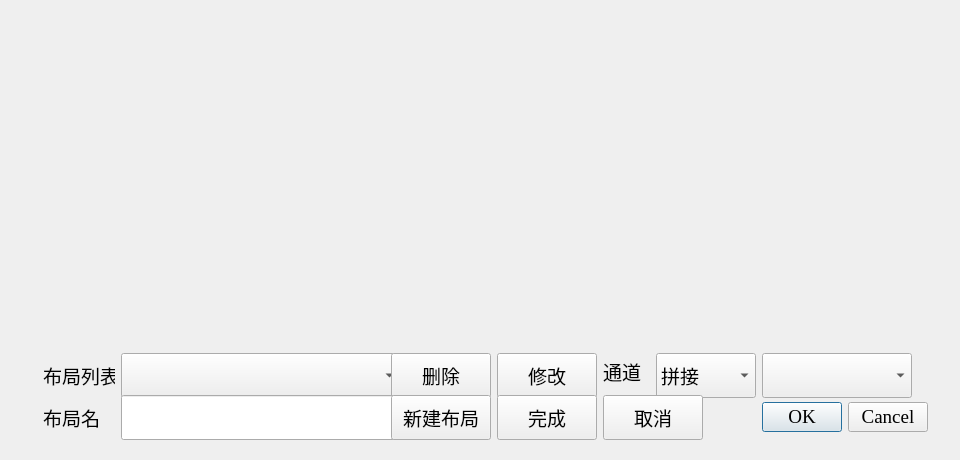
<?xml version="1.0" encoding="UTF-8"?>
<ui version="4.0">
 <class>layoutCfgDialog</class>
 <widget class="QDialog" name="layoutCfgDialog">
  <property name="geometry">
   <rect>
    <x>0</x>
    <y>0</y>
    <width>960</width>
    <height>460</height>
   </rect>
  </property>
  <property name="minimumSize">
   <size>
    <width>960</width>
    <height>460</height>
   </size>
  </property>
  <property name="maximumSize">
   <size>
    <width>960</width>
    <height>460</height>
   </size>
  </property>
  <property name="font">
   <font>
    <family>Times New Roman</family>
    <pointsize>14</pointsize>
   </font>
  </property>
  <property name="windowTitle">
   <string>窗口布局配置</string>
  </property>
  <widget class="QWidget" name="">
   <property name="geometry">
    <rect>
     <x>32</x>
     <y>342</y>
     <width>907</width>
     <height>100</height>
    </rect>
   </property>
   <layout class="QGridLayout" name="gridLayout_3">
    <item row="0" column="0">
     <layout class="QGridLayout" name="gridLayout">
      <item row="0" column="0">
       <widget class="QLabel" name="label">
        <property name="minimumSize">
         <size>
          <width>72</width>
          <height>45</height>
         </size>
        </property>
        <property name="maximumSize">
         <size>
          <width>72</width>
          <height>45</height>
         </size>
        </property>
        <property name="text">
         <string>布局列表</string>
        </property>
       </widget>
      </item>
      <item row="0" column="1">
       <widget class="QComboBox" name="comboBoxLayoutList">
        <property name="minimumSize">
         <size>
          <width>280</width>
          <height>45</height>
         </size>
        </property>
        <property name="maximumSize">
         <size>
          <width>280</width>
          <height>45</height>
         </size>
        </property>
       </widget>
      </item>
      <item row="0" column="2">
       <widget class="QPushButton" name="btnDel">
        <property name="minimumSize">
         <size>
          <width>100</width>
          <height>45</height>
         </size>
        </property>
        <property name="maximumSize">
         <size>
          <width>100</width>
          <height>45</height>
         </size>
        </property>
        <property name="text">
         <string>删除</string>
        </property>
       </widget>
      </item>
      <item row="1" column="0">
       <widget class="QLabel" name="label_2">
        <property name="minimumSize">
         <size>
          <width>72</width>
          <height>45</height>
         </size>
        </property>
        <property name="maximumSize">
         <size>
          <width>72</width>
          <height>45</height>
         </size>
        </property>
        <property name="text">
         <string>布局名</string>
        </property>
       </widget>
      </item>
      <item row="1" column="1">
       <widget class="QLineEdit" name="lineEditLayoutName">
        <property name="minimumSize">
         <size>
          <width>280</width>
          <height>45</height>
         </size>
        </property>
        <property name="maximumSize">
         <size>
          <width>280</width>
          <height>45</height>
         </size>
        </property>
        <property name="maxLength">
         <number>32</number>
        </property>
       </widget>
      </item>
      <item row="1" column="2">
       <widget class="QPushButton" name="btnNewLayout">
        <property name="minimumSize">
         <size>
          <width>100</width>
          <height>45</height>
         </size>
        </property>
        <property name="maximumSize">
         <size>
          <width>100</width>
          <height>45</height>
         </size>
        </property>
        <property name="text">
         <string>新建布局</string>
        </property>
       </widget>
      </item>
     </layout>
    </item>
    <item row="0" column="1">
     <layout class="QGridLayout" name="gridLayout_2">
      <item row="0" column="0">
       <widget class="QPushButton" name="btnModify">
        <property name="minimumSize">
         <size>
          <width>100</width>
          <height>45</height>
         </size>
        </property>
        <property name="maximumSize">
         <size>
          <width>100</width>
          <height>46</height>
         </size>
        </property>
        <property name="text">
         <string>修改</string>
        </property>
        <property name="checkable">
         <bool>true</bool>
        </property>
       </widget>
      </item>
      <item row="0" column="1">
       <widget class="QLabel" name="labelChannel">
        <property name="text">
         <string>通道</string>
        </property>
       </widget>
      </item>
      <item row="0" column="2" colspan="2">
       <widget class="QComboBox" name="comboBoxCameraType">
        <property name="minimumSize">
         <size>
          <width>100</width>
          <height>45</height>
         </size>
        </property>
        <property name="maximumSize">
         <size>
          <width>100</width>
          <height>45</height>
         </size>
        </property>
        <item>
         <property name="text">
          <string>拼接</string>
         </property>
        </item>
        <item>
         <property name="text">
          <string>高点</string>
         </property>
        </item>
        <item>
         <property name="text">
          <string>低点</string>
         </property>
        </item>
       </widget>
      </item>
      <item row="0" column="4">
       <widget class="QComboBox" name="comboBoxChannel">
        <property name="minimumSize">
         <size>
          <width>150</width>
          <height>45</height>
         </size>
        </property>
        <property name="maximumSize">
         <size>
          <width>150</width>
          <height>45</height>
         </size>
        </property>
       </widget>
      </item>
      <item row="1" column="0">
       <widget class="QPushButton" name="btnDoneNew">
        <property name="minimumSize">
         <size>
          <width>100</width>
          <height>45</height>
         </size>
        </property>
        <property name="maximumSize">
         <size>
          <width>100</width>
          <height>46</height>
         </size>
        </property>
        <property name="text">
         <string>完成</string>
        </property>
       </widget>
      </item>
      <item row="1" column="1" colspan="2">
       <widget class="QPushButton" name="btnCancelNew">
        <property name="minimumSize">
         <size>
          <width>100</width>
          <height>45</height>
         </size>
        </property>
        <property name="maximumSize">
         <size>
          <width>100</width>
          <height>46</height>
         </size>
        </property>
        <property name="text">
         <string>取消</string>
        </property>
       </widget>
      </item>
      <item row="1" column="3">
       <spacer name="verticalSpacer">
        <property name="orientation">
         <enum>Qt::Vertical</enum>
        </property>
        <property name="sizeHint" stdset="0">
         <size>
          <width>20</width>
          <height>28</height>
         </size>
        </property>
       </spacer>
      </item>
      <item row="1" column="4">
       <widget class="QDialogButtonBox" name="buttonBox">
        <property name="minimumSize">
         <size>
          <width>0</width>
          <height>45</height>
         </size>
        </property>
        <property name="standardButtons">
         <set>QDialogButtonBox::Cancel|QDialogButtonBox::Ok</set>
        </property>
       </widget>
      </item>
     </layout>
    </item>
   </layout>
  </widget>
 </widget>
 <layoutdefault spacing="6" margin="11"/>
 <resources/>
 <connections/>
</ui>
